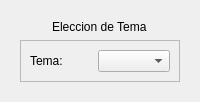
            <widget class="QWidget" name="ajustePagina">
             <layout class="QVBoxLayout" name="verticalLayout_9">
              <item alignment="Qt::AlignVCenter">
               <widget class="QWidget" name="widget_4" native="true">
                <layout class="QVBoxLayout" name="verticalLayout_17">
                 <item alignment="Qt::AlignHCenter|Qt::AlignBottom">
                  <widget class="QLabel" name="label_10">
                   <property name="text">
                    <string>Eleccion de Tema</string>
                   </property>
                  </widget>
                 </item>
                 <item>
                  <widget class="QFrame" name="frame_14">
                   <property name="font">
                    <font>
                     <family>MS UI Gothic</family>
                    </font>
                   </property>
                   <property name="frameShape">
                    <enum>QFrame::StyledPanel</enum>
                   </property>
                   <property name="frameShadow">
                    <enum>QFrame::Raised</enum>
                   </property>
                   <layout class="QHBoxLayout" name="horizontalLayout_12">
                    <item>
                     <widget class="QLabel" name="label_26">
                      <property name="text">
                       <string>Tema:</string>
                      </property>
                     </widget>
                    </item>
                    <item>
                     <widget class="QComboBox" name="temaLista">
                      <property name="sizePolicy">
                       <sizepolicy hsizetype="Fixed" vsizetype="Fixed">
                        <horstretch>0</horstretch>
                        <verstretch>0</verstretch>
                       </sizepolicy>
                      </property>
                     </widget>
                    </item>
                   </layout>
                  </widget>
                 </item>
                </layout>
               </widget>
              </item>
             </layout>
            </widget>
